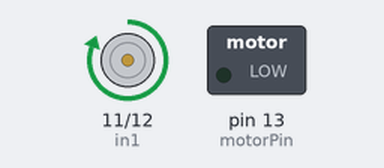
A sketch run on a simulated Arduino Uno, built with avr-gcc and run on an emulated ATmega328P. Shown: motor-driver pin pairs drawn as motors (green arrow = first pin HIGH = forward, orange = second pin HIGH = backward, longer = more drive), switched loads named in the sketch (green lamp = pin HIGH). What the sketch prints to the serial monitor is not drawn.

Above: at 1.0 s.
At 3.0 s:
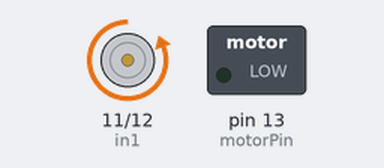
Timing chart, 0 to 5.2 s (numbered marks = the images above):
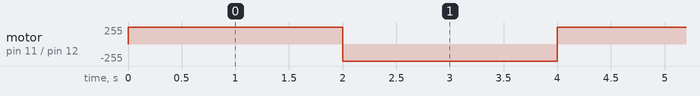

The sketch:

dcmotor_trial.ino
```cpp
int motorPin = 13;
int in1 = 11;
int in2 = 12;
int speed = 0;  // 0~255

void setup() {
  // put your setup code here, to run once:

  pinMode(motorPin, OUTPUT);
  pinMode(in1, OUTPUT);
  pinMode(in2, OUTPUT);
  Serial.begin(115200);
  Serial.println("start");
}

void loop() {
  // put your main code here, to run repeatedly:

  // if(Serial.available()) {
  //   speed = Serial.readString().toInt();
  //   digitalWrite(in1, HIGH);
  //   digitalWrite(in2, LOW);
  //   analogWrite(motorPin, speed);
  //   Serial.println(speed);
  // }
  //Go : 핀 3, 핀 4 에 신호를 다르게 하면 전진
  digitalWrite(in1, HIGH);
  digitalWrite(in2, LOW);

  analogWrite(motorPin, 10);
  delay(2000);//5sec

  //Back : 핀 3, 핀 4 에 신호를 다르게 하면 후진
  digitalWrite(in1, LOW);
  digitalWrite(in2, HIGH);
  delay(2000);//5sec


}
```

Measured:
- by itself, motor on pin 11 (in1) / pin 12 (in2): alternates forward 255/255 for 2.0 s and backward 255/255 for 2.0 s
